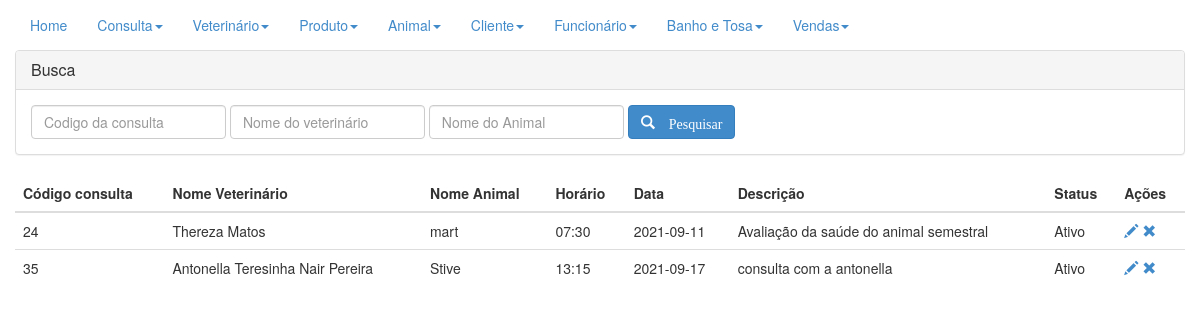
Before: /sourcecode/conConsulta.php (signed in) with the older database file.
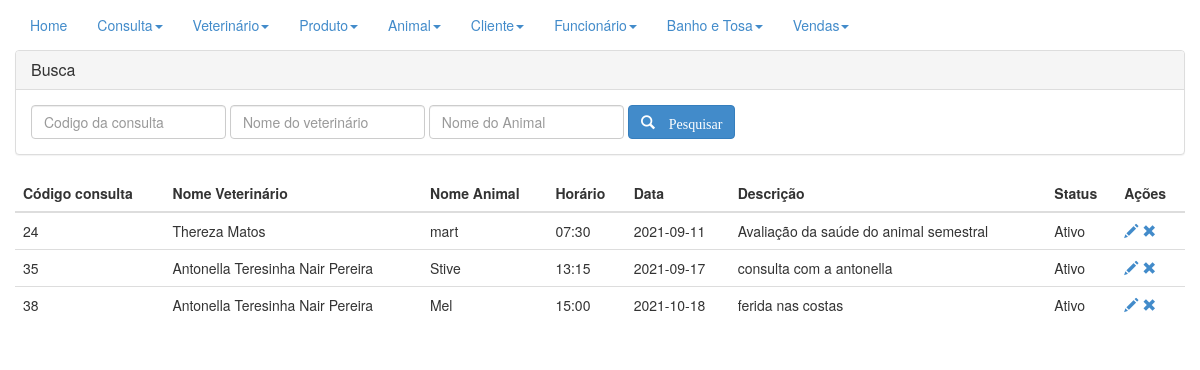
After: the same page with the newer database file.
### tables this page shows
CREATE TABLE `consulta` (
  `codigo_con` int(11) NOT NULL,
  `fk_vet` int(11) NOT NULL,
  `fk_ani` int(11) NOT NULL,
  `horario` varchar(250) DEFAULT NULL,
  `data_prevista` varchar(250) DEFAULT NULL,
  `descricao` varchar(250) DEFAULT NULL,
  `status` varchar(250) DEFAULT NULL
);

CREATE TABLE `vet` (
  `codigo_vet` int(11) NOT NULL,
  `nome` varchar(250) NOT NULL,
  `cpf` varchar(250) NOT NULL,
  `crmv` varchar(250) NOT NULL,
  `status` binary(1) DEFAULT '0'
);

CREATE TABLE `animal` (
  `codigo_ani` int(11) NOT NULL,
  `nome` varchar(250) NOT NULL,
  `raca` varchar(250) DEFAULT NULL,
  `idade` varchar(250) DEFAULT NULL,
  `categoria` varchar(50) DEFAULT NULL,
  `status` binary(1) DEFAULT '0',
  `codigo_cli` int(11) DEFAULT NULL
);

### sourcecode/conConsulta.php (the view, shortened to what this page needs)
<!DOCTYPE html>
<html lang="pt_BR">
<head>
  <link rel="stylesheet" type="text/css" href="../CSS/bootstrap.css">
</head>
<body>
<div class="navbar-collapse collapse">
      <ul class="nav navbar-nav navbar-left">
        <li class="active"><a href="home.php">Home</a></li>
        <li class="dropdown ">
          <a href="#" class="dropdown-toggle" data-toggle="dropdown">Consulta<b class="caret"></b></a>
        </li>
        <li class="dropdown ">
          <a href="#" class="dropdown-toggle" data-toggle="dropdown">Veterinário<b class="caret"></b></a>
        </li>
        <li class="dropdown ">
          <a href="#" class="dropdown-toggle" data-toggle="dropdown">Produto<b class="caret"></b></a>
        </li>
        <li class="dropdown">
          <a href="#" class="dropdown-toggle" data-toggle="dropdown">Animal<b class="caret"></b></a>
        </li>
        <li class="dropdown">
          <a href="#" class="dropdown-toggle" data-toggle="dropdown">Cliente<b class="caret"></b></a>
        </li>
        <li class="dropdown">
          <a href="#" class="dropdown-toggle" data-toggle="dropdown">Funcionário<b class="caret"></b></a>
        </li>
        <li class="dropdown">
          <a href="#" class="dropdown-toggle" data-toggle="dropdown">Banho e Tosa<b class="caret"></b></a>
        </li>
        <li class="dropdown">
          <a href="#" class="dropdown-toggle" data-toggle="dropdown">Vendas<b class="caret"></b></a>
        </li>
      </ul>
    </div>
  <div class="container">
    <div class="row">
      <div class="panel-group" id="accordion">
        <div class="panel panel-default">
          <div class="panel-heading">
            <h4 class="panel-title">
              <a data-toggle="collapse" data-parent="#accordion" href="#collapseOne">Busca</a>
            </h4>
          </div>
          <div id="collapseOne" class="panel-collapse collapse in">
            <div class="panel-body">
              <form class="form-inline" method="POST" action="">
                <fieldset>
                  <div class="form-group">
                    <input type="number" class="form-control" name="ibcod" placeholder="Codigo da consulta">
                  </div>
                  <div class="form-group">
                    <input type="text" class="form-control" name="ibvet" placeholder="Nome do veterinário">
                  </div>
                  <div class="form-group">
                    <input type="text" class="form-control" name="ibnome" placeholder="Nome do Animal">
                  </div>
                  <div class="form-group">
                    <button type="submit" class="btn btn-primary" name="btnPesq">
                      <i class="glyphicon glyphicon-search"> Pesquisar </i>
                    </button>
                  </div>
                </fieldset>
              </form>
            </div>
          </div>
        </div>
      </div>
      <table cellpadding="0" cellspacing="0" class="table">
        <thead>
          <th>Código consulta</th>
          <th>Nome Veterinário</th>
          <th>Nome Animal</th>
          <th>Horário</th>
          <th>Data</th>
          <th>Descrição</th>
          <th>Status</th>
          <th>Ações</th>
        </thead>
        <tbody>
          <?php
					$link = conectar();
					$condicao = "";
          $sql = "SELECT consulta.codigo_con, consulta.horario, consulta.data_prevista, consulta.descricao, consulta.status, animal.nome as nome_animal, vet.nome as nome_vet from consulta left join animal on consulta.fk_ani = animal.codigo_ani left join vet on consulta.fk_vet = vet.codigo_vet" . $condicao;
          $res = mysqli_query($link,$sql);
					while ($dados = mysqli_fetch_array($res)){
						echo "<tr>";
						echo "<td>".$dados['codigo_con']."</td>";
						echo "<td>".$dados['nome_vet']."</td>";
						echo "<td>".$dados['nome_animal']."</td>";
						echo "<td>".$dados['horario']."</td>";
            echo "<td>".$dados['data_prevista']."</td>";
            echo "<td>".$dados['descricao']."</td>";
						if($dados['status']==1){
							echo "<td><spam>Ativo</spam></td>";
						}else{
							echo "<td><spam>Desativado</spam></td>";
						}
						$id = base64_encode($dados['codigo_con']);
						echo "<td><a href='frmConsulta.php?tela=editar&id=".$id."' title='Editar Consulta'> <spam class='glyphicon glyphicon-pencil'> </spam> </a>";
						echo "<a href='frmConsulta.php?tela=excluir&id=".$id."' title='Excluir Consulta'> <spam class='glyphicon glyphicon-remove'> </spam> </a>";
						echo "</td>";
						echo "</tr>";
					}
					?>
        </tbody>
      </table>
    </div>
  </div>
</body>
</html>

Changed rows visible on the page:
added consulta: codigo_con "38", fk_vet.nome "Antonella Teresinha Nair Pereira", animal.nome "Mel", horario "15:00", data_prevista "2021-10-18", descricao "ferida nas costas", status "Ativo"
